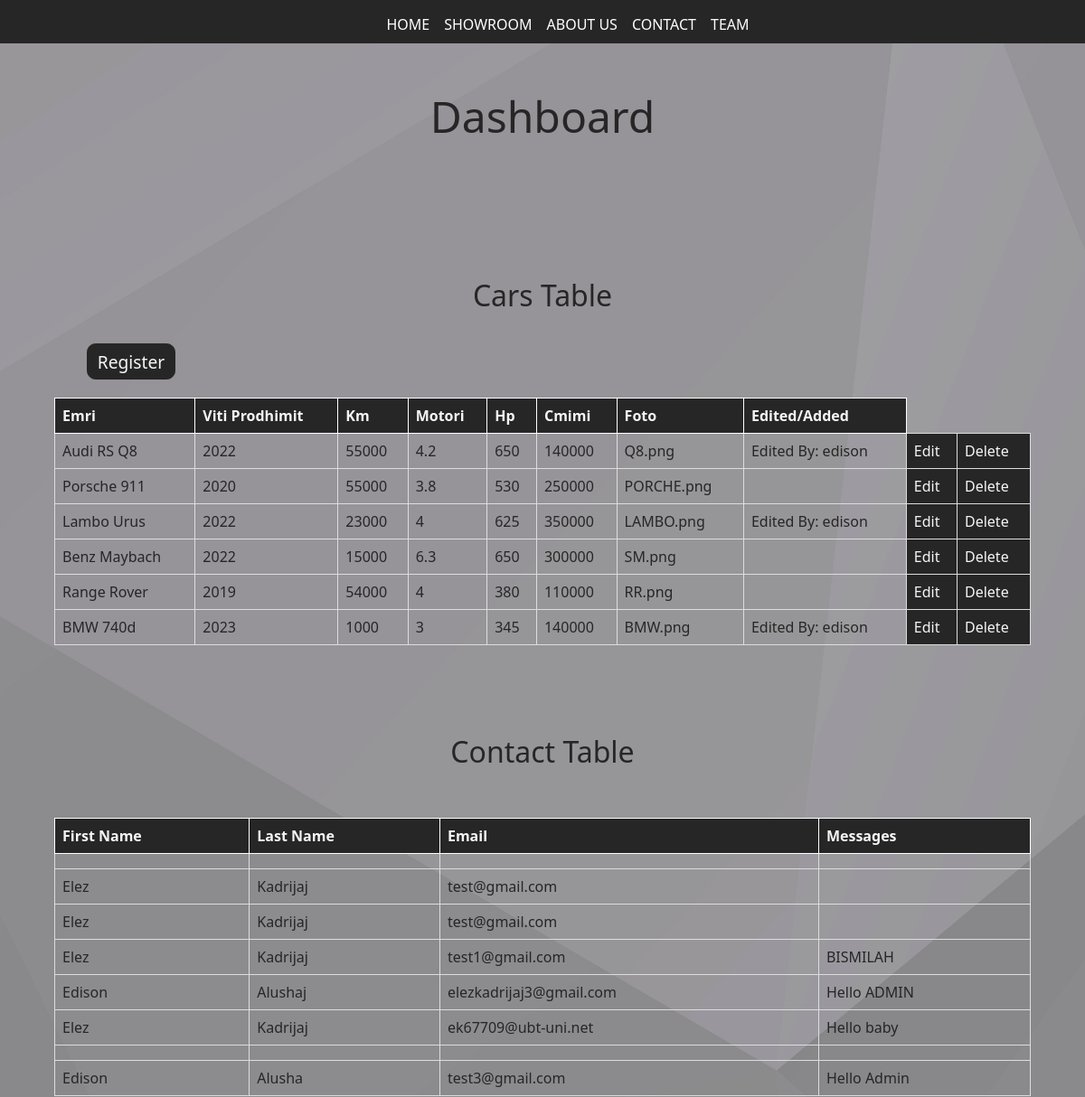
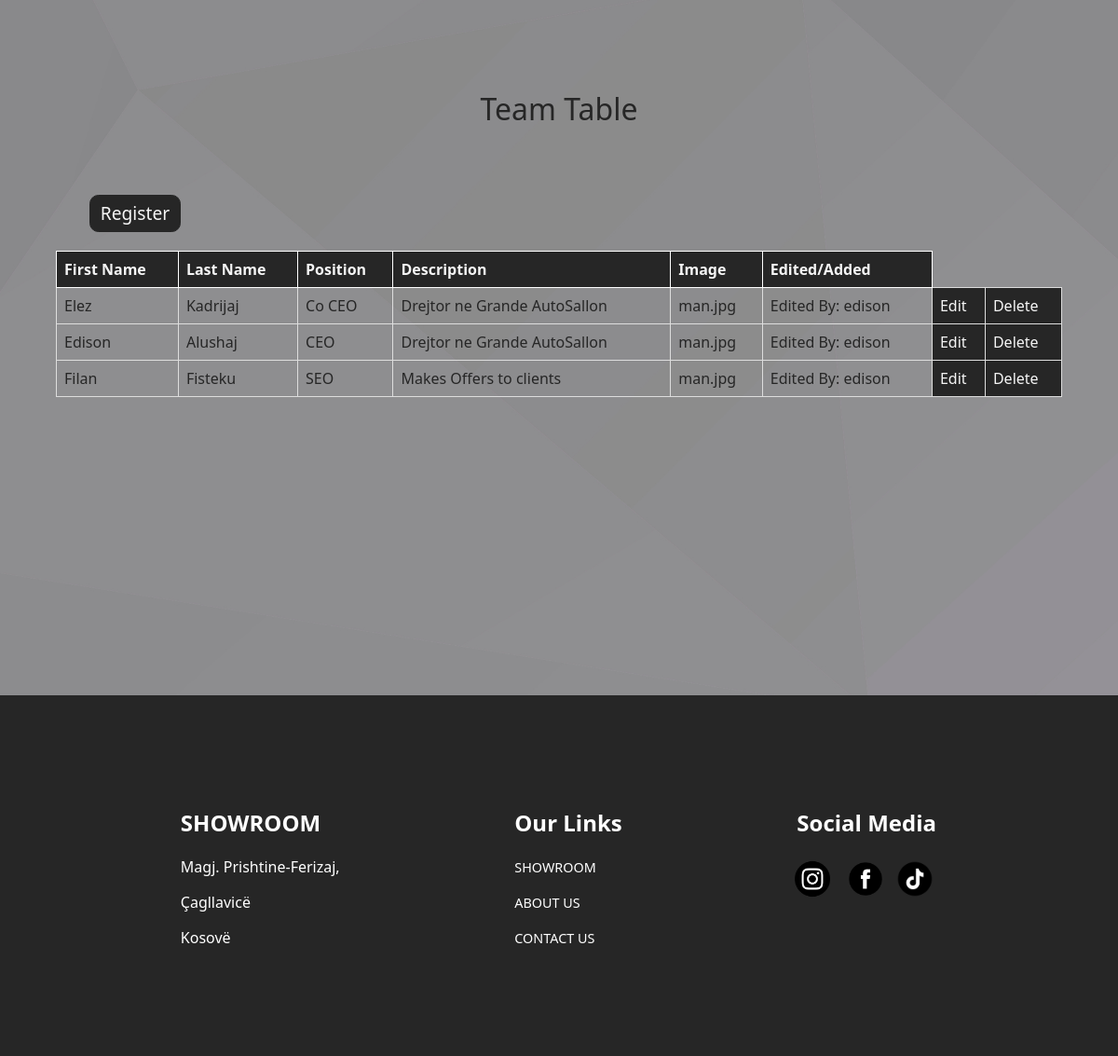
/AdminDashboard.php, run on the app's committed database (2 pictures, top to bottom).
### tables this page shows
CREATE TABLE `vetura` (
  `ID` int(11) NOT NULL,
  `Emri` varchar(255) NOT NULL,
  `VitiProdhimit` int(11) NOT NULL,
  `Km` int(11) NOT NULL,
  `Motori` float NOT NULL,
  `HP` float NOT NULL,
  `Cmimi` double NOT NULL,
  `Foto` blob NOT NULL,
  `Modifikim` varchar(255) DEFAULT NULL
);

CREATE TABLE `contact_us` (
  `first_name` varchar(255) NOT NULL,
  `last_name` varchar(255) NOT NULL,
  `email` varchar(255) NOT NULL,
  `mess` text NOT NULL
);

CREATE TABLE `team` (
  `ID` int(11) NOT NULL,
  `firstname` varchar(255) NOT NULL,
  `lastname` varchar(255) NOT NULL,
  `pozita` varchar(255) NOT NULL,
  `pershkrimi` text NOT NULL,
  `img` blob NOT NULL,
  `Modifikim` varchar(255) DEFAULT NULL
);

### VeturaRepository.php (called while the page is built, shortened)
<?php
    class VeturaRepository{
        private $connection;
        public function __construct()
        {
            $conn = new DatabaseConnection;
            $this->connection = $conn->startConnection();
        }
        public function getAllVetura(){
            $conn = $this->connection;
            $sql = "SELECT * FROM vetura";
            $statement = $conn->query($sql);
            $vetura = $statement->fetchAll();
            return $vetura;
        }
    }
?>

### function.php (called while the page is built, shortened)
<?php
    class Contact{
        private $host="localhost";
        private $user="root";
        private $pass="";
        private $db="register";
        public $mysqli;
        public function __construct(){
             $this->mysqli = new mysqli($this->host , $this->user,$this->pass, $this->db);
        }
        public function getAllComments()
      {
          $conn = $this->mysqli;
          $sql = "SELECT * FROM contact_us";
          $stmt = $conn->prepare($sql);
          $stmt->execute();
          $messages = $stmt->get_result()->fetch_all(MYSQLI_ASSOC);
          return $messages;
      }
    }
?>

### teamRepository.php (called while the page is built, shortened)
<?php
    class TeamRepository{
        private $connection;
        public function __construct()
        {
            $conn = new DatabaseConnection;
            $this->connection = $conn->startConnection();
        }
        public function getAllTeam(){
            $conn = $this->connection;
            $sql = "SELECT * FROM team";
            $statement = $conn->query($sql);
            $team = $statement->fetchAll();
            return $team;
        }
    }
?>

### AdminDashboard.php (the view, shortened to what this page needs)
<?php
    include_once "VeturaRepository.php";
    include('function.php');
    include_once "teamRepository.php";
    $strep = new VeturaRepository();
    $veturat = $strep->getAllVetura();
    $mess = new Contact();
    $messagee = $mess->getAllComments();
    $te = new TeamRepository();
    $team = $te->getAllTeam();
?>
<!DOCTYPE html>
<html lang="en">
<head>
    <link rel="stylesheet" href="dashboard.css">
</head>
<body>
    <?php
        include('header.php');
        echo $header1;
    ?>
    <div class="dashboard-title">
        <p>Dashboard</p>
    </div>
    <div class="titlee">
        <p>Cars Table</p>
    </div>
    <div class="register-link">
        <a href="register.php" style="color: #f5f5f5;">Register</a>
    </div>
    <div class="dash-resp">
        <div class="dashboard-table">
            <table class="dash-table">
                <thead>
                    <tr>
                        <th>Emri</th>
                        <th>Viti Prodhimit</th>
                        <th>Km</th>
                        <th>Motori</th>
                        <th>Hp</th>
                        <th>Cmimi</th>
                        <th>Foto</th>
                        <th>Edited/Added</th>
                    </tr>
                </thead>
                <tbody>
                    <?php foreach($veturat as $vetura) { ?>
                        <tr>
                            <td><?php echo $vetura['Emri'];?></td>
                            <td><?php echo $vetura['VitiProdhimit'];?></td>
                            <td><?php echo $vetura['Km'];?></td>
                            <td><?php echo $vetura['Motori'];?></td>
                            <td><?php echo $vetura['HP'];?></td>
                            <td><?php echo $vetura['Cmimi'];?></td>
                            <td><?php echo $vetura['Foto'];?></td>
                            <td><?php echo $vetura['Modifikim'];?></td>
                            <td class="edit-del"><a href='edit.php?id=<?php echo $vetura['ID'];?>'>Edit</a></td>
                            <td class="edit-del"><a href='delete.php?id=<?php echo $vetura['ID'];?>'>Delete</a></td>
                        </tr>
                    <?php } ?>
                </tbody>
            </table>
        </div>
    </div>
    <div class="titlee">
        <p>Contact Table</p>
    </div>
    <div class="contact-table">
        <table class="table">
            <thead>
            <tr>
                <th>First Name</th>
                <th>Last Name</th>
                <th>Email</th>
                <th>Messages</th>
            </tr>
            </thead>
            <tbody>
                <?php foreach($messagee as $msg) { ?>
                    <tr>
                        <td><?php echo $msg['first_name'];?></td>
                        <td><?php echo $msg['last_name'];?></td>
                        <td><?php echo $msg['email'];?></td>
                        <td><?php echo $msg['mess'];?></td>
                    </tr>
                <?php }?>
            </tbody>
        </table>
    </div>
    <div class="titlee">
        <p>Team Table</p>
    </div>
    <div class="register-linkT">
        <a href="register-team.php" style="color: #f5f5f5;">Register</a>
    </div>
    <div class="dash-resp">
        <div class="contact-table2">
            <table  class="table">
                <thead>
                <tr>
                <th>First Name</th>
                    <th>Last Name</th>
                    <th>Position</th>
                    <th>Description</th>
                    <th>Image</th>
                    <th>Edited/Added</th>
                </tr>
                </thead>
                <tbody>
                    <?php foreach($team as $teams) { ?>
                        <tr>
                        <td><?php echo $teams['firstname'];?></td>
                            <td><?php echo $teams['lastname'];?></td>
                            <td><?php echo $teams['pozita'];?></td>
                            <td><?php echo $teams['pershkrimi'];?></td>
                            <td><?php echo $teams['img'];?></td>
                            <td><?php echo $teams['Modifikim'];?></td>
                            <td class="edit-del"><a href='edit-team.php?id=<?php echo $teams['ID'];?>'>Edit</a></td>
                            <td class="edit-del"><a href='delete-team.php?id=<?php echo $teams['ID'];?>'>Delete</a></td>
                        </tr>
                    <?php }?>
                </tbody>
            </table>
        </div>
    </div>
    <?php
        include('footer.php');
        echo $footer1;
    ?>
</body>
</html>

### dashboard.css (style rules this page uses)
body { margin: 0%; background-image: url(Img/abstract-gray-mosaic-polygon-surfaced-background.jpg); background-position: center; background-size: cover; font-family: 'Segoe UI', Tahoma, Geneva, Verdana, sans-serif; color: white; background-color: white ; }
.dashboard-title { color: #262626; width: 100%; display: flex; justify-content: center; align-items: center; font-size: 3em; }
.titlee { margin-top: 2em; color: #262626; width: 100%; display: flex; justify-content: center; align-items: center; font-size: 2em; }
.register-link { border: 1px solid #262626; background-color: #262626; width: 5em; height: 2em; font-size: 1.2em; display: flex; justify-content: center; align-items: center; border-radius: 0.5em; margin-left: 5em; }
.register-linkT { border: 1px solid #262626; background-color: #262626; width: 5em; height: 2em; font-size: 1.2em; display: flex; justify-content: center; align-items: center; border-radius: 0.5em; margin-left: 5em; margin-top:2em; }
.dash-resp { width: 100%; }
.dashboard-table { display: flex; width: 100%; justify-content: center; }
.contact-table { display: flex; width: 100%; justify-content: center; }
.contact-table2 { display: flex; width: 100%; justify-content: center; }
.dash-table { color: #262626; width: 90%; border-collapse: collapse; margin-top: 20px; }
.table { color: #262626; width: 90%; border-collapse: collapse; margin-top: 20px; }
th { background-color: #262626; border: 1px solid white; color: #f5f5f5; padding: 8px; text-align: left; }
td { border: 1px solid #ddd; padding: 8px; text-align: left; }
.edit-del { background-color: #262626; }
a { text-decoration: none; color: #f5f5f5; }

### data on the page
vetura: Emri "Audi RS Q8", VitiProdhimit "2022", Km "55000", Motori "4.2", HP "650", Cmimi "140000", Foto "Q8.png", Modifikim "Edited By: edison"
vetura: Emri "Porsche 911", VitiProdhimit "2020", Km "55000", Motori "3.8", HP "530", Cmimi "250000", Foto "PORCHE.png"
vetura: Emri "Lambo Urus", VitiProdhimit "2022", Km "23000", Motori "4", HP "625", Cmimi "350000", Foto "LAMBO.png", Modifikim "Edited By: edison"
vetura: Emri "Benz Maybach", VitiProdhimit "2022", Km "15000", Motori "6.3", HP "650", Cmimi "300000", Foto "SM.png"
vetura: Emri "Range Rover", VitiProdhimit "2019", Km "54000", Motori "4", HP "380", Cmimi "110000", Foto "RR.png"
vetura: Emri "BMW 740d", VitiProdhimit "2023", Km "1000", Motori "3", HP "345", Cmimi "140000", Foto "BMW.png", Modifikim "Edited By: edison"
contact_us: first_name "Elez", last_name "Kadrijaj", email "test@gmail.com"
contact_us: first_name "Elez", last_name "Kadrijaj", email "test@gmail.com"
contact_us: first_name "Elez", last_name "Kadrijaj", email "test1@gmail.com", mess "BISMILAH"
contact_us: first_name "Edison", last_name "Alushaj", email "elezkadrijaj3@gmail.com", mess "Hello ADMIN"
contact_us: first_name "Elez", last_name "Kadrijaj", email "ek67709@ubt-uni.net", mess "Hello baby"
contact_us: first_name "Edison", last_name "Alusha", email "test3@gmail.com", mess "Hello Admin"
team: firstname "Elez", lastname "Kadrijaj", pozita "Co CEO", pershkrimi "Drejtor ne Grande AutoSallon", img "man.jpg", Modifikim "Edited By: edison"
team: firstname "Edison", lastname "Alushaj", pozita "CEO", pershkrimi "Drejtor ne Grande AutoSallon", img "man.jpg", Modifikim "Edited By: edison"
team: firstname "Filan", lastname "Fisteku", pozita "SEO", pershkrimi "Makes Offers to clients", img "man.jpg", Modifikim "Edited By: edison"
